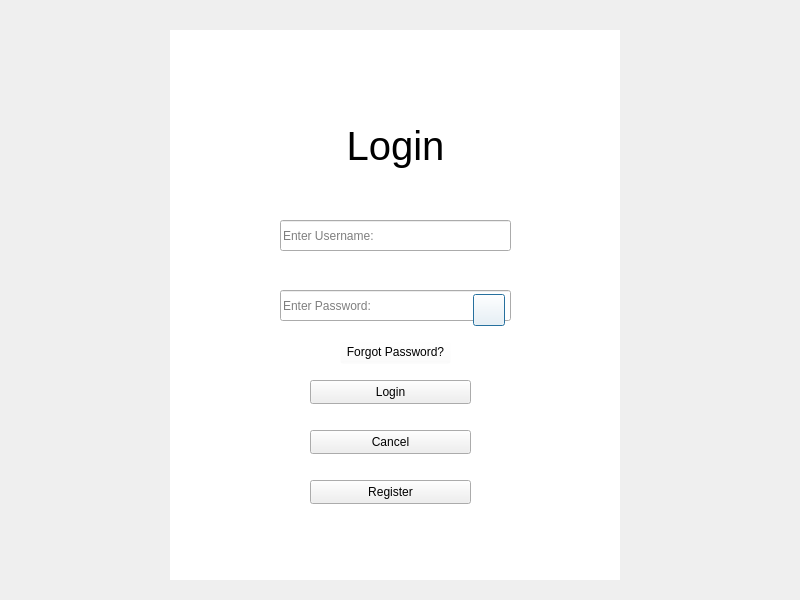
<?xml version="1.0" encoding="UTF-8"?>
<ui version="4.0">
 <class>loginWindow</class>
 <widget class="QDialog" name="loginWindow">
  <property name="geometry">
   <rect>
    <x>0</x>
    <y>0</y>
    <width>800</width>
    <height>600</height>
   </rect>
  </property>
  <property name="maximumSize">
   <size>
    <width>800</width>
    <height>600</height>
   </size>
  </property>
  <property name="windowTitle">
   <string>Dialog</string>
  </property>
  <widget class="QPushButton" name="btnLoginPVis">
   <property name="geometry">
    <rect>
     <x>473</x>
     <y>294</y>
     <width>32</width>
     <height>32</height>
    </rect>
   </property>
   <property name="styleSheet">
    <string notr="true">QPushButton {
	background-color: rgba(255, 255, 255, 0);
	border-color: rgba(255, 255, 255, 0);
}</string>
   </property>
   <property name="text">
    <string/>
   </property>
   <property name="checkable">
    <bool>true</bool>
   </property>
  </widget>
  <widget class="QLineEdit" name="txtLoginPWord">
   <property name="geometry">
    <rect>
     <x>280</x>
     <y>290</y>
     <width>231</width>
     <height>31</height>
    </rect>
   </property>
   <property name="styleSheet">
    <string notr="true"/>
   </property>
   <property name="text">
    <string/>
   </property>
   <property name="placeholderText">
    <string>Enter Password:</string>
   </property>
  </widget>
  <widget class="QPushButton" name="btnLoginCancel">
   <property name="geometry">
    <rect>
     <x>310</x>
     <y>430</y>
     <width>161</width>
     <height>24</height>
    </rect>
   </property>
   <property name="text">
    <string>Cancel</string>
   </property>
  </widget>
  <widget class="QGraphicsView" name="gVLogin">
   <property name="geometry">
    <rect>
     <x>170</x>
     <y>30</y>
     <width>450</width>
     <height>550</height>
    </rect>
   </property>
   <property name="minimumSize">
    <size>
     <width>450</width>
     <height>550</height>
    </size>
   </property>
   <property name="maximumSize">
    <size>
     <width>450</width>
     <height>550</height>
    </size>
   </property>
   <property name="frameShape">
    <enum>QFrame::NoFrame</enum>
   </property>
   <property name="frameShadow">
    <enum>QFrame::Plain</enum>
   </property>
  </widget>
  <widget class="QLabel" name="lblLogin">
   <property name="geometry">
    <rect>
     <x>270</x>
     <y>60</y>
     <width>251</width>
     <height>171</height>
    </rect>
   </property>
   <property name="font">
    <font>
     <pointsize>30</pointsize>
    </font>
   </property>
   <property name="text">
    <string>Login</string>
   </property>
   <property name="alignment">
    <set>Qt::AlignCenter</set>
   </property>
  </widget>
  <widget class="QPushButton" name="btnLoginRegister">
   <property name="geometry">
    <rect>
     <x>310</x>
     <y>480</y>
     <width>161</width>
     <height>24</height>
    </rect>
   </property>
   <property name="text">
    <string>Register</string>
   </property>
  </widget>
  <widget class="QPushButton" name="btnLoginFPword">
   <property name="geometry">
    <rect>
     <x>340</x>
     <y>340</y>
     <width>111</width>
     <height>24</height>
    </rect>
   </property>
   <property name="styleSheet">
    <string notr="true">QPushButton {
	background-color: rgba(255, 255, 255, 0);
}</string>
   </property>
   <property name="text">
    <string>Forgot Password?</string>
   </property>
  </widget>
  <widget class="QLineEdit" name="txtLoginUname">
   <property name="geometry">
    <rect>
     <x>280</x>
     <y>220</y>
     <width>231</width>
     <height>31</height>
    </rect>
   </property>
   <property name="styleSheet">
    <string notr="true"/>
   </property>
   <property name="placeholderText">
    <string>Enter Username:</string>
   </property>
  </widget>
  <widget class="QPushButton" name="btnLogin">
   <property name="geometry">
    <rect>
     <x>310</x>
     <y>380</y>
     <width>161</width>
     <height>24</height>
    </rect>
   </property>
   <property name="text">
    <string>Login</string>
   </property>
  </widget>
  <zorder>gVLogin</zorder>
  <zorder>txtLoginUname</zorder>
  <zorder>btnLoginFPword</zorder>
  <zorder>btnLoginRegister</zorder>
  <zorder>txtLoginPWord</zorder>
  <zorder>btnLoginCancel</zorder>
  <zorder>btnLogin</zorder>
  <zorder>lblLogin</zorder>
  <zorder>btnLoginPVis</zorder>
 </widget>
 <resources/>
 <connections/>
</ui>
